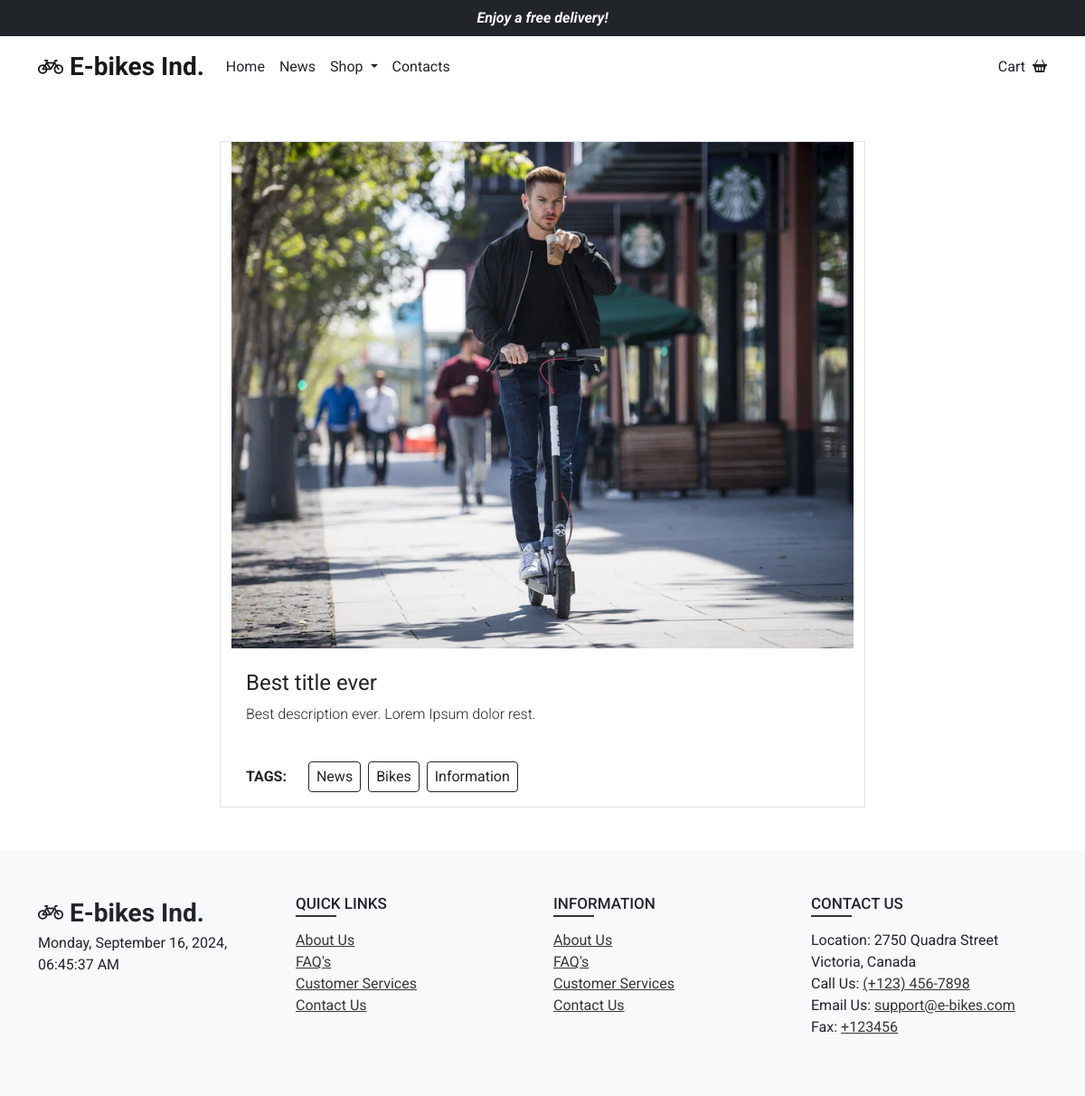
Screenshot of /news/1 with the database file from the repository.
### app/database.py (models this page shows, shortened)
class News(db.Model):
    __tablename__ = "news"
    id = Column(Integer, primary_key=True)
    title = Column(String(80), unique=True, nullable=False)
    description = Column(String(), unique=True, nullable=False)
    img_path = Column(String(), unique=True, nullable=False)
    date = Column(DateTime, default=datetime.datetime.now(datetime.timezone.utc))

### app/routes/news/news.py (the view)
@bp.route('/<int:id>')
def news(id):
    news = db.session.query(News).filter(News.id == id).first()
    if not news:
        abort(404)
    return render_template('cur_news.html', news=news)

### app/templates/cur_news.html (shortened to what this page needs)
{% extends 'base.html' %}
{% block content %}
    <div class="row justify-content-center pt-5">
        <div class="col-md-7 col-12 news-container-page border">
            <div class="wrapper-news-img">
                <div class="news-img" style="background-image: url({{ url_for('static', filename=news.img_path) }})"></div>
            </div>
            <div class="p-3">
                <h3 class="fs-4 pt-2 fw-normal">{{ news.title }}</h3>
                <p class="fw-light">{{ news.description }}</p>
            </div>
            <div class="py-3 pt-2 d-flex align-items-center">
                <span class="fw-bold px-3 pe-4">TAGS: </span>
                <div class="tags d-flex align-items-center">
                    <div class="d-block btn btn-outline-dark px-2 py-1 me-2">News</div>
                    <div class="d-block btn btn-outline-dark px-2 py-1 me-2">Bikes</div>
                    <div class="d-block btn btn-outline-dark px-2 py-1 me-2">Information</div>
                </div>
            </div>
        </div>
    </div>
{% endblock content %}

### app/static/css/custom.css (style rules this page uses)
.wrapper-news-img { transition: all 0.3s ease; }
.news-img { height: 35rem; background-repeat: no-repeat; background-size: cover; background-position: center; }

### rows the page displays
News: img_path (picture), title "Best title ever", description "Best description ever. Lorem Ipsum dolor rest."
